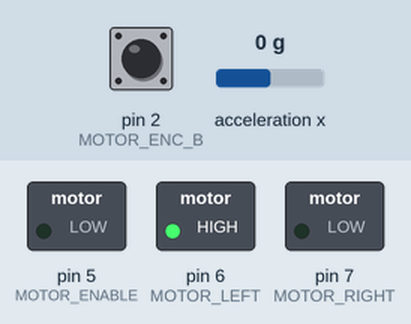
Simulated run of this sketch. Board: Arduino Uno, built for the host (arithmetic inside an expression is 32-bit, double 64-bit). Shown: switched loads named in the sketch (green lamp = pin HIGH). The test bench sets the inputs (shaded band); at power-on: pin 2 (MOTOR_ENC_B) HIGH, acceleration x 0 g. WiFi joins after 1.5 s; servers stay silent unless stated; what the sketch prints to the serial monitor is not drawn.

Above: at 0.1 s.
At 1.1 s:
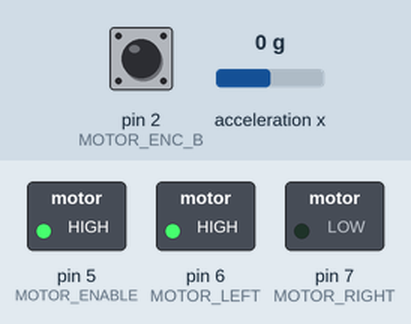
Timing chart, 0 to 2.6 s (numbered marks = the images above):
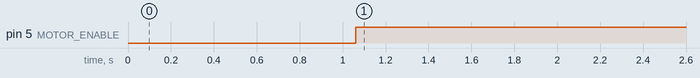

The sketch:

simpleTime.ino
```cpp
#include <SimpleTimer.h>

SimpleTimer timer;

#include "I2Cdev.h"
#include "MPU6050.h"

#include <Wire.h>

#include <SPI.h>
#include <Ethernet.h>
#include <EthernetUdp.h>

#define FACTOR_ESCALAT_TEMPS        3

#define MPU6050_ACCEL_FS_2_EQUIV    16384
#define MPU6050_ACCEL_FS_4_EQUIV    8192
#define MPU6050_ACCEL_FS_8_EQUIV    4096
#define MPU6050_ACCEL_FS_16_EQUIV   2048

#define MPU6050_GYRO_FS_250_EQUIV   131
#define MPU6050_GYRO_FS_500_EQUIV   65,5
#define MPU6050_GYRO_FS_1000_EQUIV  32,8
#define MPU6050_GYRO_FS_2000_EQUIV  16,4

#define MOTOR_ENABLE   5
#define MOTOR_LEFT     6
#define MOTOR_RIGHT    7

#define MOTOR_ENC_A    3
#define MOTOR_ENC_B    2

#define MOTOR_MAX_RPM  220

int data [3];

MPU6050 accelgyro;

String inString = "";

int equivAccel = MPU6050_ACCEL_FS_2_EQUIV;
int equivGyro = MPU6050_GYRO_FS_250_EQUIV;

int realRPM, desiredRPM, correctedRPM = 0;
int error, integralError = 0;
int Kp, Ki = 1;

int sum = 0;
int numSum = 0;

byte myMAC [] = { 0x90, 0xA2, 0xDA, 0x0F, 0x49, 0x21 };
IPAddress myIP (172, 16, 10, 239);
IPAddress RIP (172, 16, 10, 255);
//IPAddress RIP (172, 16, 10, 209);

unsigned int localPort = 8889; // local port to listen on
int packetBuffer;
EthernetUDP Udp; // EthernetUDP instance to let us receive packets over UDP

void thread1() {
  data[0] = 1;
  data[1] = 0;
  data[2] = 0;
  //printData ();

  // velocity=readEencoder();
  realRPM = 1 / ((pulseIn (MOTOR_ENC_B, HIGH) * 3 / 1000000.0 ));

  // error=velocitySetpoint-velocity;
  error = desiredRPM - realRPM;

  // integralError=integralError+error;
  integralError += (desiredRPM - realRPM);

  // controlSignal=Kp*error+Ki*IntegralError;
  correctedRPM = desiredRPM + ((Kp * error) + (Ki * integralError));

  // applyInActuators(controlSignal);
  analogWrite (MOTOR_ENABLE, max (min (correctedRPM, 255), 0));

  // en cas d'overflow, corregim els càlculs fets
  if (correctedRPM > 255 or correctedRPM < 0) integralError -= (desiredRPM - realRPM);

  data[0] = 0;
  data[1] = 0;
  data[2] = 0;
  //printData ();
}

void thread2() {
  data[0] = 0;
  data[1] = 1;
  data[2] = 0;
  //printData ();

  float AcX = (float (accelgyro.getAccelerationX()) / equivAccel);
  Udp.beginPacket (RIP, 8889);
  //Udp.write (String(abs(AcX*MOTOR_MAX_RPM) + "\n").c_str());
  Udp.write ((int) min((AcX*220), 220));
  Udp.endPacket();

  data[0] = 0;
  data[1] = 0;
  data[2] = 0;
 //printData ();
}

void thread3() {
  data[0] = 0;
  data[1] = 0;
  data[2] = 1;
  //printData ();
  if (Udp.parsePacket()){
    Udp.read ( (char*) &packetBuffer, UDP_TX_PACKET_MAX_SIZE);
    numSum++;
    sum += packetBuffer;

    Serial.print("From ");
    IPAddress remote = Udp.remoteIP();
    for (int i = 0; i < 4; i++) {
      Serial.print(remote[i], DEC);
      if (i < 3) {
        Serial.print(".");
      }
    }
    Serial.print (" ");
    Serial.println (packetBuffer);

    if (numSum == 5){
      desiredRPM = min(MOTOR_MAX_RPM, sum/5);
      Serial.println ("Mitja: " + String(sum/5));
      numSum = 0;
      sum = 0;
    }
  }
  for (int i = 0; i < 1000; ++i);
  data[0] = 0;
  data[1] = 0;
  data[2] = 0;
  //printData ();
}

void setRPM (int rpm){
  desiredRPM = max( min (rpm, MOTOR_MAX_RPM), 0);
}

void startMotor (){
  setRPM (desiredRPM);
  digitalWrite (MOTOR_LEFT,   HIGH);
  digitalWrite (MOTOR_RIGHT,  LOW);
}

void printData (){
  for (int i = 0; i < 3; ++i){
    Serial.print (data[i]);
    if (i != 2) Serial.print(',');
  }
  Serial.print('\n');
}

void setup() {
    Serial.begin(115200);
    timer.setInterval (20 * FACTOR_ESCALAT_TEMPS,  thread1);
    timer.setInterval (100 * FACTOR_ESCALAT_TEMPS, thread2);
    timer.setInterval (100 * FACTOR_ESCALAT_TEMPS, thread3);

    pinMode(MOTOR_ENABLE, OUTPUT);
    pinMode(MOTOR_LEFT,   OUTPUT);
    pinMode(MOTOR_RIGHT,  OUTPUT);

    pinMode (MOTOR_ENC_A, INPUT);
    pinMode (MOTOR_ENC_B, INPUT);

    digitalWrite (MOTOR_ENC_B, HIGH);

    for (int i = 0; i < 3; ++i) data[i] = 0;

    Ethernet.begin (myMAC, myIP);
    Udp.begin (localPort);


    Serial.begin(115200);
    Serial.println ("dale");

    accelgyro.initialize();

    setRPM (220);
    startMotor();

}

void loop() {
    timer.run();
}
```

Measured:
- by itself, pin 5 (MOTOR_ENABLE): LOW → HIGH at 1.1 s
